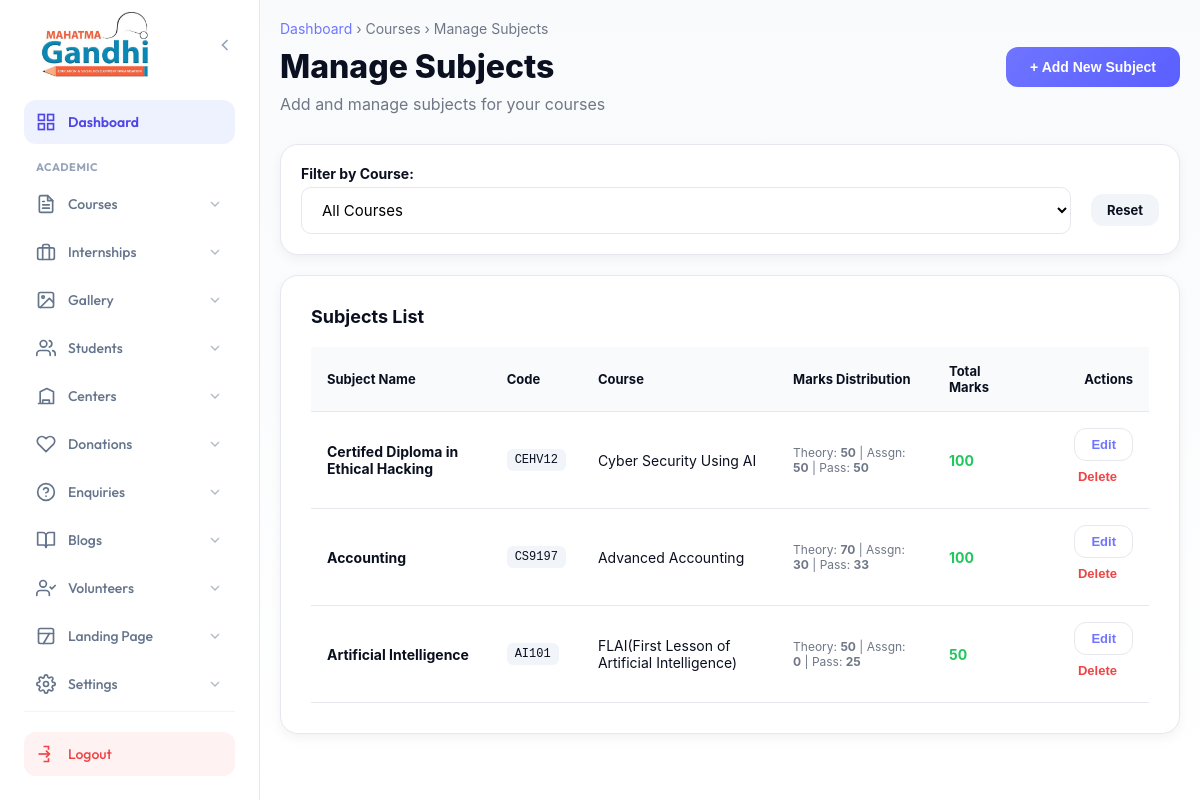
The app's page /admin/courses/manage-subjects.php with its own data.
### tables this page shows
CREATE TABLE `subjects` (
  `id` int(11) NOT NULL AUTO_INCREMENT,
  `course_id` int(11) NOT NULL,
  `name` varchar(255) NOT NULL,
  `code` varchar(100) DEFAULT NULL,
  `theory_marks` int(11) DEFAULT 0,
  `assignment_marks` int(11) DEFAULT 0,
  `passing_marks` int(11) DEFAULT 0,
  `created_at` timestamp NULL DEFAULT current_timestamp(),
  PRIMARY KEY (`id`),
  KEY `course_id` (`course_id`),
  CONSTRAINT `subjects_ibfk_1` FOREIGN KEY (`course_id`) REFERENCES `courses` (`id`) ON DELETE CASCADE
);

CREATE TABLE `courses` (
  `id` int(11) NOT NULL AUTO_INCREMENT,
  `category_id` int(11) DEFAULT NULL,
  `title` varchar(255) NOT NULL,
  `slug` varchar(255) NOT NULL,
  `video_url` varchar(255) DEFAULT NULL,
  `description` longtext DEFAULT NULL,
  `labels` longtext DEFAULT NULL COMMENT 'Stores badges like Offline Classes, Class 12' CHECK (json_valid(`labels`)),
  `features` longtext DEFAULT NULL COMMENT 'Stores features list' CHECK (json_valid(`features`)),
  `fees` longtext DEFAULT NULL COMMENT 'Stores fee structure' CHECK (json_valid(`fees`)),
  `featured_image` varchar(255) DEFAULT NULL,
  `meta_title` text DEFAULT NULL,
  `meta_desc` text DEFAULT NULL,
  `meta_keywords` text DEFAULT NULL,
  `base_currency` varchar(10) NOT NULL DEFAULT 'INR',
  `is_active` tinyint(1) NOT NULL DEFAULT 1,
  `created_at` timestamp NOT NULL DEFAULT current_timestamp(),
  `updated_at` timestamp NOT NULL DEFAULT current_timestamp() ON UPDATE current_timestamp(),
  `duration_value` int(11) DEFAULT 0,
  `duration_type` varchar(20) DEFAULT 'Months',
  PRIMARY KEY (`id`),
  UNIQUE KEY `slug` (`slug`),
  KEY `category_id` (`category_id`),
  CONSTRAINT `fk_course_category` FOREIGN KEY (`category_id`) REFERENCES `course_categories` (`id`) ON DELETE SET NULL
);

### admin/courses/manage-subjects.php (the view, shortened to what this page needs)
<?php
$conn = getDbConnection();
$sql_subjects = "SELECT s.*, c.title as course_name
                 FROM subjects s
                 LEFT JOIN courses c ON s.course_id = c.id";
$sql_subjects .= " ORDER BY s.course_id ASC, s.name ASC";
$result_subjects = $conn->query($sql_subjects);
include __DIR__ . "/../sidebar.php";
?>
<!DOCTYPE html>
<html lang="en">
<head>
</head>
<body>
    <main class="admin-content">
        <div class="page-header">
            <div>
                <div style="font-size:14px;color:var(--muted);margin-bottom:10px">
                    <a href="../index.php" style="text-decoration:none;color:var(--indigo)">Dashboard</a> › Courses › Manage Subjects
                </div>
                <h1 class="page-title">Manage Subjects</h1>
                <p style="color:var(--muted)">Add and manage subjects for your courses</p>
            </div>
            <div>
                <button class="btn btn-primary" onclick="openAddModal()">+ Add New Subject</button>
            </div>
        </div>
        <div class="card" style="padding: 20px;">
            <form method="GET" style="display:flex; align-items:center; gap:20px;">
                <div style="flex:1">
                    <label class="form-label" style="margin-bottom: 5px;">Filter by Course:</label>
                    <select name="course_id" class="form-select" onchange="this.form.submit()">
                        <option value="">All Courses</option>
                    </select>
                </div>
                <div style="padding-top:20px;">
                    <a href="manage-subjects.php" class="btn btn-sm" style="background:#f1f5f9; color:var(--text)">Reset</a>
                </div>
            </form>
        </div>
        <div class="card">
            <h3 style="font-size:18px; font-weight:700; margin-bottom:15px;">Subjects List</h3>
            <table class="table">
                <thead>
                    <tr>
                        <th>Subject Name</th>
                        <th>Code</th>
                        <th>Course</th>
                        <th>Marks Distribution</th>
                        <th>Total Marks</th>
                        <th style="text-align:right">Actions</th>
                    </tr>
                </thead>
                <tbody>
                    <?php if ($result_subjects->num_rows > 0): ?>
                        <?php while($row = $result_subjects->fetch_assoc()):
                            $total_marks = $row['theory_marks'] + $row['assignment_marks'];
                        ?>
                        <tr>
                            <td>
                                <div style="font-weight:700"><?php echo htmlspecialchars($row['name']); ?></div>
                            </td>
                            <td><span style="background:#f1f5f9; padding:4px 8px; border-radius:6px; font-size:12px; font-family:monospace;"><?php echo htmlspecialchars($row['code']); ?></span></td>
                            <td><?php echo htmlspecialchars($row['course_name']); ?></td>
                            <td>
                                <div style="font-size:12px; color:var(--muted)">
                                    Theory: <b><?php echo $row['theory_marks']; ?></b> | Assgn: <b><?php echo $row['assignment_marks']; ?></b> | Pass: <b><?php echo $row['passing_marks']; ?></b>
                                </div>
                            </td>
                            <td><span style="font-weight:700; color:var(--active)"><?php echo $total_marks; ?></span></td>
                            <td style="text-align:right">
                                <button class="btn btn-sm btn-primary" style="background:none; color:var(--indigo); border:1px solid var(--line)" onclick='openEditModal(<?php echo htmlspecialchars(json_encode($row), ENT_QUOTES, 'UTF-8'); ?>)'>Edit</button>
                                <form method="POST" style="display:inline-block;" onsubmit="return confirm('Are you sure you want to delete this subject?');">
                                    <button type="submit" class="btn btn-sm btn-danger" style="background:none; color:var(--error); border:none">Delete</button>
                                </form>
                            </td>
                        </tr>
                        <?php endwhile; ?>
                    <?php else: ?>
                        <tr><td colspan="6" style="text-align:center;padding:40px;color:var(--muted)">No subjects found. Add a subject to get started.</td></tr>
                    <?php endif; ?>
                </tbody>
            </table>
        </div>
    </main>
</body>
</html>

### admin/sidebar.php (style rules this page uses)
:root { --admin-primary: #4f46e5; --admin-primary-dark: #3730a3; --admin-primary-soft: #eef2ff; --admin-hover-bg: #f5f3ff; --text-main: #1e293b; --text-light: #64748b; --sidebar-w: 260px; --transition: all 0.3s cubic-bezier(0.4, 0, 0.2, 1); --shadow-glow: 0 10px 15px -3px rgba(79, 70, 229, 0.2); }

### admin/courses/manage-subjects.php (style rules this page uses)
:root { --active:#22c55e;--indigo:#6f75ff;--line:#e6e8ee;--text:#0b1020;--muted:#6f7787;--error:#ef4444;--success:#22c55e }
* { margin:0;padding:0;box-sizing:border-box }
body { font-family:-apple-system,BlinkMacSystemFont,'Segoe UI',Roboto,sans-serif;background:linear-gradient(180deg,#f8fafc 0%,#ffffff 100%);color:var(--text) }
.admin-content { margin-left:260px;min-height:100vh;padding:20px;transition:margin-left .25s ease }
.page-header { margin-bottom:30px; display:flex; justify-content:space-between; align-items:center }
.page-title { font-size:32px;font-weight:800;color:var(--text);margin-bottom:8px }
.card { background:#fff;border:1px solid var(--line);border-radius:18px;padding:30px;box-shadow:0 4px 12px rgba(0,0,0,.05);margin-bottom:20px }
.form-label { display:block;font-weight:700;color:var(--text);margin-bottom:8px;font-size:14px }
.form-input, .form-select { width:100%;padding:12px 16px;border:1px solid var(--line);border-radius:10px;font-size:15px;transition:all .2s ease;font-family:inherit;background:#fff }
.btn { display:inline-flex;align-items:center;gap:8px;padding:12px 24px;border-radius:12px;font-weight:700;font-size:14px;border:none;cursor:pointer;transition:all .2s ease;text-decoration:none }
.btn-primary { background:linear-gradient(135deg,var(--indigo) 0%,#5a5fff 100%);color:#fff }
.btn-danger { background:var(--error);color:#fff }
.btn-sm { padding:8px 16px; font-size:13px; }
.table { width:100%;border-collapse:collapse;margin-top:20px }
.table th { text-align:left;padding:16px;background:#f8fafc;font-size:13px;font-weight:700;border-bottom:1px solid var(--line) }
.table td { padding:16px;border-bottom:1px solid var(--line);font-size:14px;vertical-align:middle }

### records on screen
subjects: name "Certifed Diploma in Ethical Hacking", code "CEHV12", course.title "Cyber Security Using AI", theory_marks "50", assignment_marks "50", passing_marks "50", total_marks "100"
subjects: name "Accounting", code "CS9197", course.title "Advanced Accounting", theory_marks "70", assignment_marks "30", passing_marks "33", total_marks "100"
subjects: name "Artificial Intelligence", code "AI101", course.title "FLAI(First Lesson of Artificial Intelligence)", theory_marks "50", assignment_marks "0", passing_marks "25"
